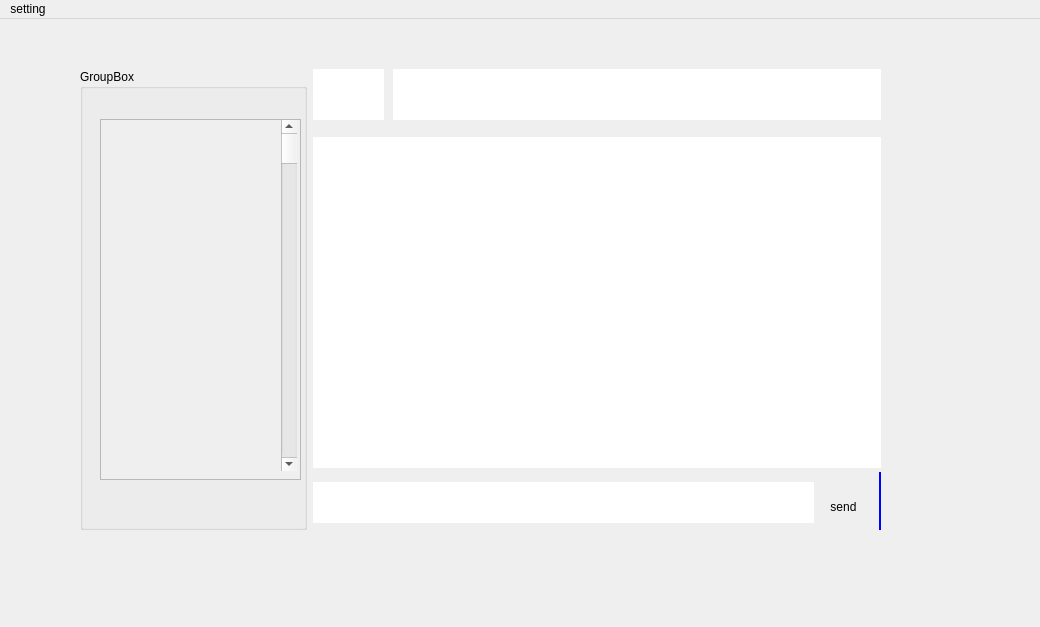
<?xml version="1.0" encoding="UTF-8"?>
<ui version="4.0">
 <class>MainWindow</class>
 <widget class="QMainWindow" name="MainWindow">
  <property name="geometry">
   <rect>
    <x>0</x>
    <y>0</y>
    <width>1040</width>
    <height>627</height>
   </rect>
  </property>
  <property name="windowTitle">
   <string>MainWindow</string>
  </property>
  <widget class="QWidget" name="centralwidget">
   <widget class="QWidget" name="">
    <property name="geometry">
     <rect>
      <x>80</x>
      <y>50</y>
      <width>801</width>
      <height>461</height>
     </rect>
    </property>
    <layout class="QHBoxLayout" name="horizontalLayout_2" stretch="2,5">
     <item>
      <widget class="QGroupBox" name="groupBox_3">
       <property name="title">
        <string>GroupBox</string>
       </property>
       <widget class="QScrollArea" name="scrollArea">
        <property name="geometry">
         <rect>
          <x>20</x>
          <y>50</y>
          <width>201</width>
          <height>361</height>
         </rect>
        </property>
        <property name="widgetResizable">
         <bool>true</bool>
        </property>
        <widget class="QWidget" name="scrollAreaWidgetContents_2">
         <property name="geometry">
          <rect>
           <x>0</x>
           <y>0</y>
           <width>199</width>
           <height>359</height>
          </rect>
         </property>
         <widget class="QScrollBar" name="verticalScrollBar">
          <property name="geometry">
           <rect>
            <x>180</x>
            <y>0</y>
            <width>16</width>
            <height>351</height>
           </rect>
          </property>
          <property name="orientation">
           <enum>Qt::Vertical</enum>
          </property>
         </widget>
        </widget>
       </widget>
      </widget>
     </item>
     <item>
      <layout class="QVBoxLayout" name="verticalLayout" stretch="1,6,1">
       <property name="spacing">
        <number>0</number>
       </property>
       <item>
        <widget class="QGroupBox" name="groupBox_4">
         <property name="styleSheet">
          <string notr="true">border:hide;</string>
         </property>
         <property name="title">
          <string/>
         </property>
         <widget class="QLineEdit" name="lineEdit">
          <property name="geometry">
           <rect>
            <x>80</x>
            <y>0</y>
            <width>491</width>
            <height>51</height>
           </rect>
          </property>
         </widget>
         <widget class="QGraphicsView" name="graphicsView">
          <property name="geometry">
           <rect>
            <x>0</x>
            <y>0</y>
            <width>71</width>
            <height>51</height>
           </rect>
          </property>
         </widget>
        </widget>
       </item>
       <item>
        <widget class="QGroupBox" name="groupBox">
         <property name="styleSheet">
          <string notr="true">border:hide;</string>
         </property>
         <property name="title">
          <string/>
         </property>
         <widget class="QTextEdit" name="textEdit">
          <property name="geometry">
           <rect>
            <x>0</x>
            <y>10</y>
            <width>571</width>
            <height>331</height>
           </rect>
          </property>
         </widget>
        </widget>
       </item>
       <item>
        <widget class="QGroupBox" name="groupBox_2">
         <property name="styleSheet">
          <string notr="true">border:hide;
border-right:2px solid blue;

</string>
         </property>
         <property name="title">
          <string/>
         </property>
         <widget class="QPlainTextEdit" name="plainTextEdit">
          <property name="geometry">
           <rect>
            <x>0</x>
            <y>10</y>
            <width>501</width>
            <height>41</height>
           </rect>
          </property>
          <property name="styleSheet">
           <string notr="true">border:hide;</string>
          </property>
         </widget>
         <widget class="QPushButton" name="pushButton">
          <property name="geometry">
           <rect>
            <x>510</x>
            <y>20</y>
            <width>41</width>
            <height>29</height>
           </rect>
          </property>
          <property name="styleSheet">
           <string notr="true">border:hide;</string>
          </property>
          <property name="text">
           <string>send</string>
          </property>
         </widget>
        </widget>
       </item>
      </layout>
     </item>
    </layout>
   </widget>
  </widget>
  <widget class="QMenuBar" name="menubar">
   <property name="geometry">
    <rect>
     <x>0</x>
     <y>0</y>
     <width>1040</width>
     <height>26</height>
    </rect>
   </property>
   <widget class="QMenu" name="menusetting">
    <property name="title">
     <string>setting</string>
    </property>
    <addaction name="separator"/>
    <addaction name="actionprofile"/>
    <addaction name="actionlvl_3_graph"/>
    <addaction name="actionchange_password"/>
   </widget>
   <addaction name="menusetting"/>
  </widget>
  <action name="actionprofile">
   <property name="text">
    <string>profile</string>
   </property>
  </action>
  <action name="actionlvl_3_graph">
   <property name="text">
    <string>lvl 3 graph</string>
   </property>
  </action>
  <action name="actionchange_password">
   <property name="text">
    <string>change password</string>
   </property>
  </action>
 </widget>
 <resources/>
 <connections/>
</ui>
